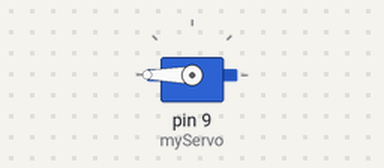
A sketch run on a simulated Arduino Uno, built with avr-gcc and run on an emulated ATmega328P. On the bench: servo.

Above: at 0.05 s.
Timing chart, 0 to 4.6 s (numbered marks = the images above):
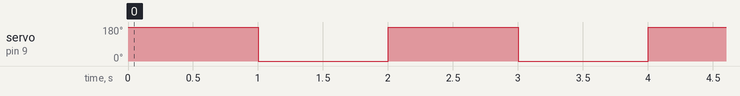

The sketch:

servo.ino
```cpp
#include <Servo.h>;
Servo myServo;
int servoDelay = 1000;
int servoMax=360;
int servoMin=0;


void setup() {
  // put your setup code here, to run once:
myServo.attach(9);
}

void loop() {
  // put your main code here, to run repeatedly:
myServo.write(servoMax);
delay(servoDelay);
myServo.write(servoMin);
delay(servoDelay);
}
```

Measured:
- by itself, servo on pin 9 (myServo): alternates 180° for 1.0 s and 0° for 1.0 s
